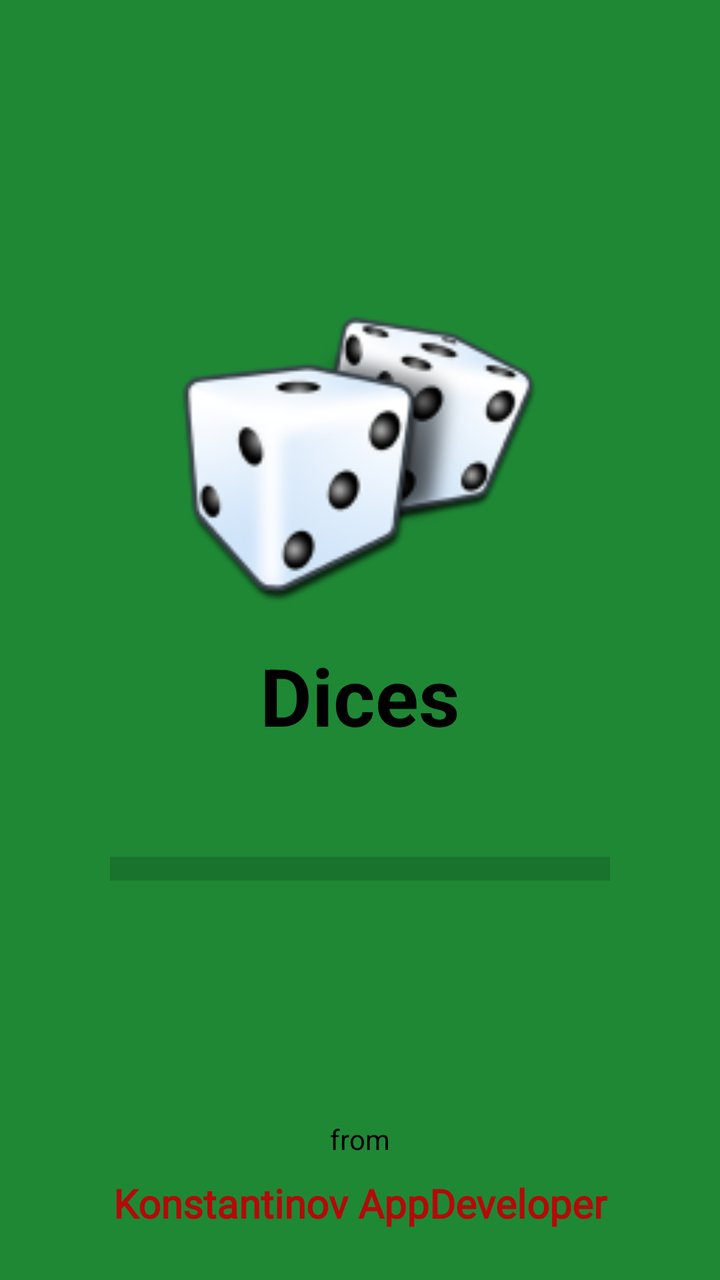
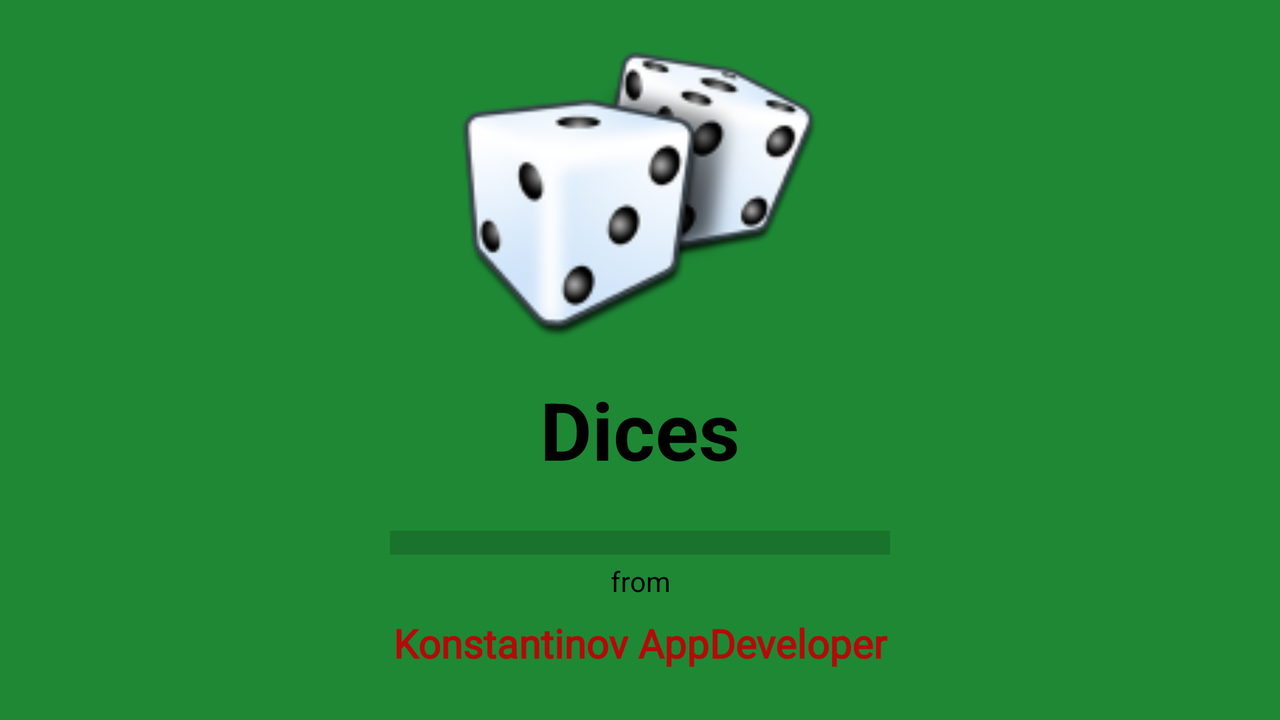

First picture: res/layout/ on a phone held upright. Second picture: the repository's own variant of that layout, on a device whose configuration matches the variant's folder. Source for both follows.
<!-- AndroidManifest.xml: application theme Theme.Dices -->
<!-- res/layout/activity_splash.xml -->
<?xml version="1.0" encoding="utf-8"?>
<androidx.constraintlayout.widget.ConstraintLayout xmlns:android="http://schemas.android.com/apk/res/android"
    xmlns:app="http://schemas.android.com/apk/res-auto"
    xmlns:tools="http://schemas.android.com/tools"
    android:layout_width="match_parent"
    android:layout_height="match_parent"
    android:background="@color/main"
    tools:context=".SplashActivity">

    <ImageView
        android:id="@+id/app_logo"
        android:layout_width="180dp"
        android:layout_height="181dp"
        android:layout_marginTop="140dp"
        app:layout_constraintEnd_toEndOf="parent"
        app:layout_constraintStart_toStartOf="parent"
        app:layout_constraintTop_toTopOf="parent"
        app:srcCompat="@drawable/dice_logo" />

    <TextView
        android:id="@+id/app_name"
        android:layout_width="wrap_content"
        android:layout_height="wrap_content"
        android:text="@string/app_name"
        android:textColor="@color/black"
        android:textSize="40sp"
        android:textStyle="bold"
        app:layout_constraintEnd_toEndOf="parent"
        app:layout_constraintStart_toStartOf="parent"
        app:layout_constraintTop_toBottomOf="@+id/app_logo" />

    <ProgressBar
        android:id="@+id/progressBar"
        style="?android:attr/progressBarStyleHorizontal"
        android:layout_width="250dp"
        android:layout_height="20dp"
        android:layout_marginTop="50dp"
        android:scaleY="3"
        app:layout_constraintEnd_toEndOf="parent"
        app:layout_constraintStart_toStartOf="parent"
        app:layout_constraintTop_toBottomOf="@+id/app_name" />

    <TextView
        android:layout_width="wrap_content"
        android:layout_height="wrap_content"
        android:layout_marginBottom="9dp"
        android:text="@string/from"
        android:textColor="@color/black"
        app:layout_constraintBottom_toTopOf="@+id/studio_name"
        app:layout_constraintEnd_toEndOf="parent"
        app:layout_constraintStart_toStartOf="parent" />

    <TextView
        android:id="@+id/studio_name"
        android:layout_width="wrap_content"
        android:layout_height="wrap_content"
        android:layout_marginBottom="25dp"
        android:fontFamily="@font/alfa_slab_one"
        android:text="@string/studio"
        android:textColor="@color/red"
        android:textSize="20sp"
        android:textStyle="bold"
        app:layout_constraintBottom_toBottomOf="parent"
        app:layout_constraintEnd_toEndOf="parent"
        app:layout_constraintStart_toStartOf="parent" />

</androidx.constraintlayout.widget.ConstraintLayout>
<!-- resources referenced by this layout -->
<resources>
  <color name="black">#FF000000</color>
  <color name="main">#1E8835</color>
  <color name="red">#B60909</color>
  <!-- drawable dice_logo: png bitmap (drawable, 16207 bytes) -->
  <string name="app_name">Dices</string>
  <string name="from">from</string>
  <string name="studio">Konstantinov AppDeveloper</string>
  <style name="Theme.Dices" parent="Theme.MaterialComponents.DayNight.NoActionBar">
          
          <item name="colorPrimary">@color/purple_500</item>
          <item name="colorPrimaryVariant">@color/purple_700</item>
          <item name="colorOnPrimary">@color/white</item>
          
          <item name="colorSecondary">@color/teal_200</item>
          <item name="colorSecondaryVariant">@color/teal_700</item>
          <item name="colorOnSecondary">@color/black</item>
          
          <item name="android:statusBarColor" tools:targetApi="l">?attr/colorPrimaryVariant</item>
          <item name="windowActionBar">false</item>
      </style>
  <color name="purple_500">#FF6200EE</color>
  <color name="purple_700">#FF3700B3</color>
  <color name="white">#FFFFFFFF</color>
  <color name="teal_200">#FF03DAC5</color>
  <color name="teal_700">#FF018786</color>
</resources>
<!-- res/layout-land/activity_splash.xml (the repository's variant of the layout above) -->
<!-- drawn on the phone turned sideways -->
<?xml version="1.0" encoding="utf-8"?>
<androidx.constraintlayout.widget.ConstraintLayout xmlns:android="http://schemas.android.com/apk/res/android"
    xmlns:app="http://schemas.android.com/apk/res-auto"
    xmlns:tools="http://schemas.android.com/tools"
    android:layout_width="match_parent"
    android:layout_height="match_parent"
    android:background="@color/main"
    tools:context=".SplashActivity">

    <TextView
        android:id="@+id/tv_appName"
        android:layout_width="wrap_content"
        android:layout_height="wrap_content"
        android:text="@string/app_name"
        android:textColor="@color/black"
        android:textSize="40sp"
        android:textStyle="bold"
        app:layout_constraintEnd_toEndOf="@+id/im_logo"
        app:layout_constraintStart_toStartOf="@+id/im_logo"
        app:layout_constraintTop_toBottomOf="@+id/im_logo"
        app:layout_constraintVertical_bias="0.0" />

    <TextView
        android:id="@+id/tv_studio1"
        android:layout_width="wrap_content"
        android:layout_height="wrap_content"
        android:layout_marginBottom="25dp"
        android:fontFamily="@font/alfa_slab_one"
        android:text="@string/studio"
        android:textColor="@color/red"
        android:textSize="20sp"
        android:textStyle="bold"
        app:layout_constraintBottom_toBottomOf="parent"
        app:layout_constraintEnd_toEndOf="parent"
        app:layout_constraintStart_toStartOf="parent" />

    <TextView
        android:id="@+id/tv_Studio2"
        android:layout_width="wrap_content"
        android:layout_height="wrap_content"
        android:layout_marginBottom="8dp"
        android:text="@string/from"
        android:textColor="@color/black"
        app:layout_constraintBottom_toTopOf="@+id/tv_studio1"
        app:layout_constraintEnd_toEndOf="@+id/tv_studio1"
        app:layout_constraintStart_toStartOf="@+id/tv_studio1" />

    <ImageView
        android:id="@+id/im_logo"
        android:layout_width="180dp"
        android:layout_height="180dp"
        android:layout_marginTop="8dp"
        app:layout_constraintEnd_toEndOf="parent"
        app:layout_constraintStart_toStartOf="parent"
        app:layout_constraintTop_toTopOf="parent"
        app:srcCompat="@drawable/dice_logo" />

    <ProgressBar
        android:id="@+id/progressBar"
        style="?android:attr/progressBarStyleHorizontal"
        android:layout_width="250dp"
        android:layout_height="20dp"
        android:layout_marginTop="20dp"
        android:scaleY="3"
        app:layout_constraintEnd_toEndOf="parent"
        app:layout_constraintStart_toStartOf="parent"
        app:layout_constraintTop_toBottomOf="@+id/tv_appName" />

</androidx.constraintlayout.widget.ConstraintLayout>
